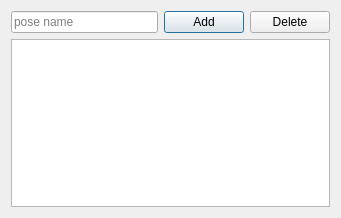
<?xml version="1.0" encoding="UTF-8"?>
<ui version="4.0">
 <class>Dialog</class>
 <widget class="QDialog" name="Dialog">
  <property name="geometry">
   <rect>
    <x>0</x>
    <y>0</y>
    <width>341</width>
    <height>218</height>
   </rect>
  </property>
  <property name="windowTitle">
   <string>Dialog</string>
  </property>
  <layout class="QGridLayout" name="gridLayout">
   <item row="1" column="0" colspan="3">
    <widget class="QListWidget" name="listWidget">
     <property name="editTriggers">
      <set>QAbstractItemView::DoubleClicked</set>
     </property>
     <property name="alternatingRowColors">
      <bool>true</bool>
     </property>
     <property name="selectionMode">
      <enum>QAbstractItemView::ExtendedSelection</enum>
     </property>
    </widget>
   </item>
   <item row="0" column="1">
    <widget class="QPushButton" name="add_pushButton">
     <property name="sizePolicy">
      <sizepolicy hsizetype="Fixed" vsizetype="Fixed">
       <horstretch>0</horstretch>
       <verstretch>0</verstretch>
      </sizepolicy>
     </property>
     <property name="minimumSize">
      <size>
       <width>50</width>
       <height>0</height>
      </size>
     </property>
     <property name="text">
      <string>Add</string>
     </property>
    </widget>
   </item>
   <item row="0" column="0">
    <widget class="QLineEdit" name="lineEdit">
     <property name="autoFillBackground">
      <bool>false</bool>
     </property>
     <property name="text">
      <string/>
     </property>
     <property name="placeholderText">
      <string>pose name</string>
     </property>
    </widget>
   </item>
   <item row="0" column="2">
    <widget class="QPushButton" name="delete_pushButton">
     <property name="sizePolicy">
      <sizepolicy hsizetype="Fixed" vsizetype="Fixed">
       <horstretch>0</horstretch>
       <verstretch>0</verstretch>
      </sizepolicy>
     </property>
     <property name="minimumSize">
      <size>
       <width>50</width>
       <height>0</height>
      </size>
     </property>
     <property name="text">
      <string>Delete</string>
     </property>
    </widget>
   </item>
  </layout>
 </widget>
 <resources/>
 <connections/>
</ui>
